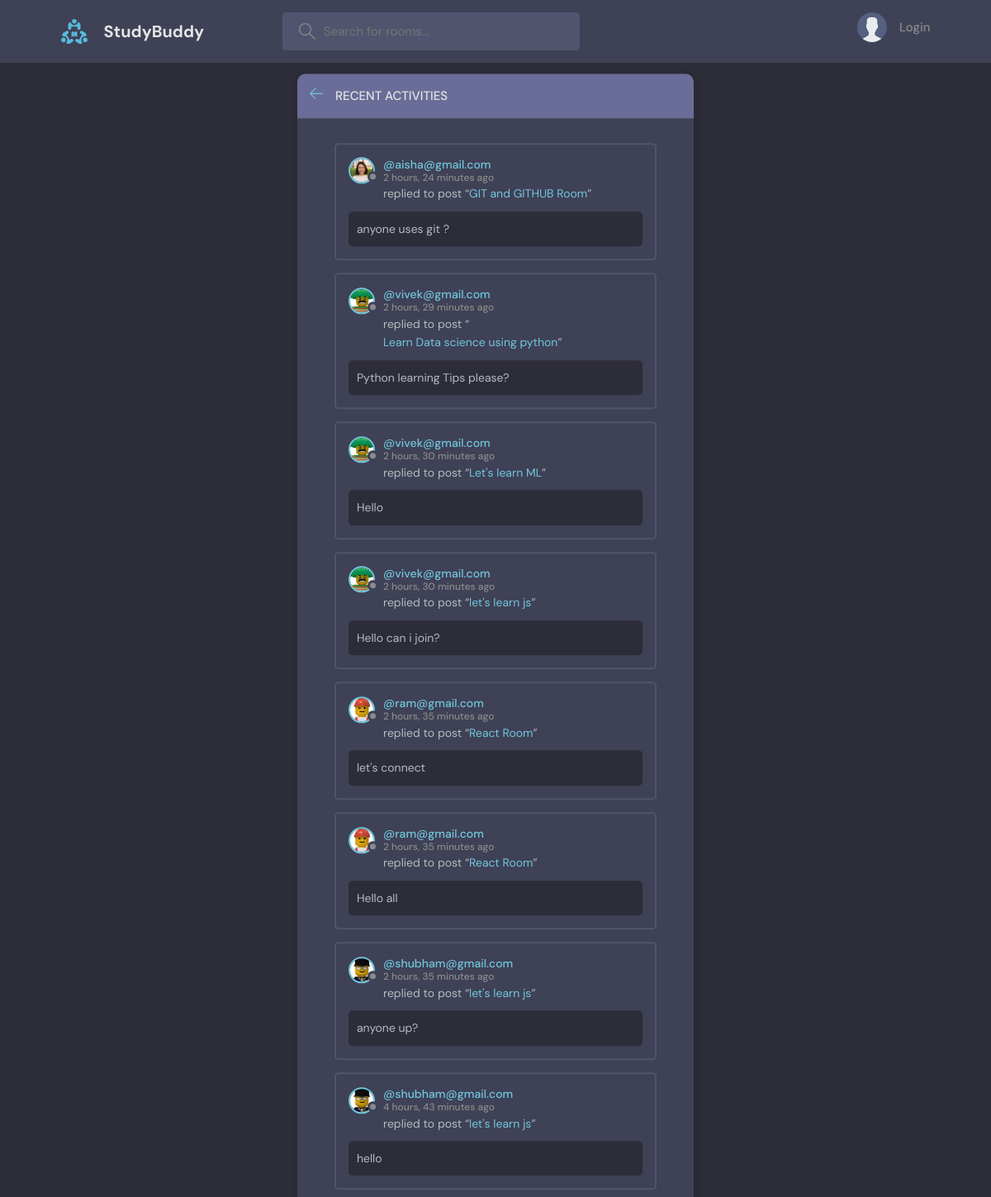
The page /activites/ on the database its author committed.
### base/models.py (models this page shows, shortened)
class Message(models.Model):
    user= models.ForeignKey(User, on_delete=models.CASCADE)
    room = models.ForeignKey(Room, on_delete=models.CASCADE)
    body = models.TextField()
    updated = models.DateTimeField(auto_now=True)
    created = models.DateTimeField(auto_now_add=True)
    class Meta:
        ordering = ['-updated', '-created']

class User(AbstractUser):
    name = models.CharField( max_length=200, null=True )
    email = models.EmailField(unique = True, max_length=254 , null=True)
    bio = models.TextField(null=True)
    avatar =  models.ImageField(null = True, default = 'avatar.svg')
    USERNAME_FIELD = 'email'
    REQUIRED_FIELDS = []

class Room(models.Model):
    host = models.ForeignKey(User, on_delete= models.SET_NULL, null=True)
    topic = models.ForeignKey(Topic, models.SET_NULL, null=True)
    name = models.CharField(max_length=200)
    description = models.TextField(null=True, blank=True)
    participants = models.ManyToManyField(User, related_name='participants', blank=True)
    updated = models.DateTimeField(auto_now=True)
    created = models.DateTimeField(auto_now_add=True)
    class Meta:
        ordering = ['-updated','-created']
    def __str__(self):
        return self.name

### base/views.py (the view)
# urls.py: path('activites/', views.activities, name='activities'),
def activities(request):
    room_messages = Message.objects.all()
    return render(request ,  'base/activity.html' , {'room_messages' : room_messages})

### base/templates/base/activity.html (shortened to what this page needs)
{% extends 'main.html' %}
{% block content %}
    <main class="layout">
      <div class="container">
        <div class="layout__box">
          <div class="layout__boxHeader">
            <div class="layout__boxTitle">
              <a href="{% url 'home' %}">
                <svg version="1.1" xmlns="http://www.w3.org/2000/svg" width="32" height="32" viewBox="0 0 32 32">
                  <title>arrow-left</title>
                  <path
                    d="M13.723 2.286l-13.723 13.714 13.719 13.714 1.616-1.611-10.96-10.96h27.625v-2.286h-27.625l10.965-10.965-1.616-1.607z"
                  ></path>
                </svg>
              </a>
              <h3>Recent Activities</h3>
            </div>
          </div>
          <div class="activities-page layout__body">
             {% for room_message in room_messages %}
    <div class="activities__box">
        <div class="activities__boxHeader roomListRoom__header">
            <a href="{% url 'user-profile' room_message.user.id %}" class="roomListRoom__author">
                <div class="avatar avatar--small">
                    <img
                        src="{{ room_message.user.avatar.url }}"
                    />
                </div>
                <p>
                    @{{room_message.user}}
                    <span >{{ room_message.created|timesince}} ago</span>
                </p>
            </a>
        </div>
        <div class="activities__boxContent">
            <p>
                replied to post “<a href="{% url 'room' room_message.room.id %}"
                    >{{room_message.room}}</a
                >”
            </p>
            <div class="activities__boxRoomContent">
               {{room_message.body}}
            </div>
        </div>
    </div>
    {% endfor %}
          </div>
        </div>
      </div>
    </main>
{% endblock content %}

### static/styles/style.css (style rules this page uses)
:root { --color-main: #71c6dd; --color-main-light: #e1f6fb; --color-dark: #3f4156; --color-dark-medium: #51546e; --color-dark-light: #696d97; --color-light: #e5e5e5; --color-gray: #8b8b8b; --color-light-gray: #b2bdbd; --color-bg: #2d2d39; --color-success: #5dd693; --color-error: #fc4b0b; }
* { font-family: "DM Sans", -apple-system, BlinkMacSystemFont, "Segoe UI", Roboto, Oxygen, Ubuntu, Cantarell, "Open Sans", "Helvetica Neue", sans-serif; margin: 0; padding: 0; box-sizing: border-box; text-rendering: optimizeLegibility; font-size: inherit; }
html { font-size: 56.25%; }
@media only screen and (min-width: 1200px) { html { font-size: 62.5%; } }
body { line-height: 1.6; font-weight: 400; font-size: 1.5rem; color: var(--color-light-gray); background-color: var(--color-bg); min-height: 100vh; }
img { width: 100%; }
a { display: inline-block; color: var(--color-main); text-decoration: none; }
.container { max-width: 120rem; width: 90%; margin: auto; }
.avatar { position: relative; display: inline-block; border-radius: 50%; border: 2px solid var(--color-main); }
.avatar img { display: block; border-radius: 50%; object-fit: cover; object-position: center; }
.avatar::after { content: ""; display: block; position: absolute; background-color: var(--color-gray); z-index: 111; border-radius: 50%; border: 0.3rem solid var(--color-dark); }
.avatar.avatar--small img { width: 2.8rem; height: 2.8rem; }
.avatar.avatar--small:after { width: 0.7rem; height: 0.7rem; bottom: 0px; right: -6px; }
.layout { margin-top: 2.4rem; }
.layout > .container { display: flex; justify-content: space-between; align-items: flex-start; }
.layout__box { width: 90%; max-width: 48rem; min-height: 40rem; position: absolute; top: 50%; left: 50%; transform: translate(-50%, -46%); background-color: var(--color-dark); border-radius: 1rem; box-shadow: 1px 1px 6px 3px rgba(0, 0, 0, 0.1); overflow: hidden; }
.layout__boxHeader { display: flex; padding: 1.5rem; background-color: var(--color-dark-light); }
.layout__boxTitle { display: flex; gap: 1.5rem; align-items: center; }
.layout__boxTitle h3 { text-transform: uppercase; font-weight: 500; color: var(--color-light); }
.layout__boxTitle svg { width: 1.6rem; height: 1.6rem; fill: var(--color-main); }
.layout__body { margin: 3rem; }
.roomListRoom__header { display: flex; justify-content: space-between; align-items: center; }
.roomListRoom__author { font-weight: 500; display: flex; align-items: center; gap: 1rem; }
.activities__box { margin: 1.5rem; padding: 1.5rem; border: 2px solid var(--color-dark-medium); border-radius: 5px; }
.activities__boxHeader p { font-size: 1.4rem; line-height: 1.3; }
.activities__boxHeader p span { color: var(--color-gray); font-size: 1.2rem; display: block; }
.activities__boxContent { margin-left: 4.2rem; }
.activities__boxContent { font-size: 1.4rem; }
.activities__boxRoomContent { background: var(--color-bg); padding: 1rem; border-radius: 5px; margin-top: 1rem; margin-left: -4.2rem; }

### rows shown on the page
Message: user.avatar (picture), user "aisha@gmail.com", created "2 hours, 24 minutes", room "GIT and GITHUB Room", body "anyone uses git ?"
Message: user.avatar (picture), user "vivek@gmail.com", created "2 hours, 29 minutes", room "Learn Data science using python", body "Python learning Tips please?"
Message: user.avatar (picture), user "vivek@gmail.com", created "2 hours, 30 minutes", room "Let's learn ML", body "Hello"
Message: user.avatar (picture), user "vivek@gmail.com", created "2 hours, 30 minutes", room "let's learn js", body "Hello can i join?"
Message: user.avatar (picture), user "ram@gmail.com", created "2 hours, 35 minutes", room "React Room", body "let's connect"
Message: user.avatar (picture), user "ram@gmail.com", created "2 hours, 35 minutes", room "React Room", body "Hello all"
Message: user.avatar (picture), user "shubham@gmail.com", created "2 hours, 35 minutes", room "let's learn js", body "anyone up?"
Message: user.avatar (picture), user "shubham@gmail.com", created "4 hours, 43 minutes", room "let's learn js", body "hello"
